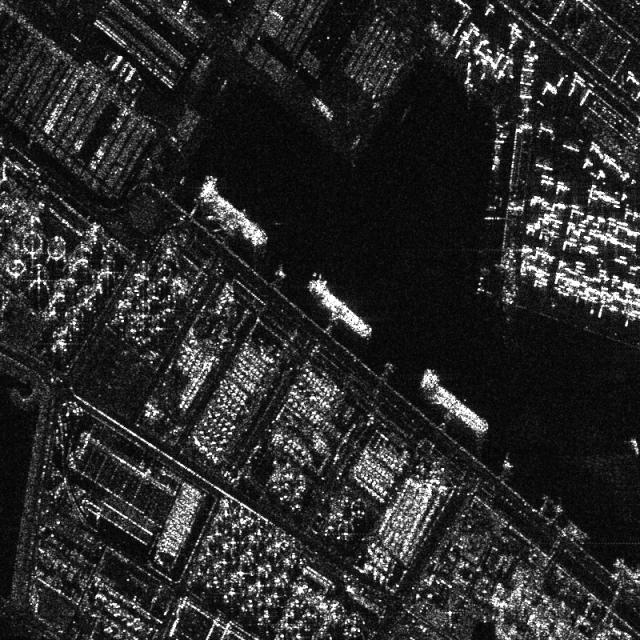
#> input picture images/1.jpg, 640 x 640 px; its folder holds only this picture in this run
$ jupyter execute --allow-errors clssification.ipynb   (shell and % lines are left out)
#> lines starting #> are read from the running program, lines starting #| are printed output that depends on the picture; after the words box and inside, x2 and y2 are one past the last pixel; in counts of white or black regions, pixels touching at a corner belong together
[cell 1]
import os
import cv2
import numpy as np
from scipy.ndimage import label
from sklearn.cluster import DBSCAN
from sklearn.cluster import KMeans
import matplotlib.pyplot as plt

## ЭТО ПРОРЫВ НО Я ХОЧУ ЕЩЕ - Кластеризация работает, но на воде есть процентаж ошибок(не находит корабли)

[cell 2]
import os
import argparse
import cv2
import numpy as np
import pandas as pd
from scipy.ndimage import label

# ---------------------------------------------------------------------------
# 1. Pre‑processing
# ---------------------------------------------------------------------------

# [121 lines left out: functions preprocess, detect_objects_advanced, split_image, process_image_adv, draw_objects, process_folder, not called in this run]

## ПРОБА ПЕРА (Пробуем прокидывать параметры исходя из процента черноты) - Тут проблема исключительно в том, что на воде он выделяет шум как объекты с этим надо что-то придумать Решение в tune_params - по играться с параметрами

[cell 3]
from __future__ import annotations
import os
import argparse
from typing import Tuple, List

import cv2
import numpy as np
import pandas as pd
from scipy.ndimage import label

# ---------------------------------------------------------------------------
# 1. Darkness metrics
# ---------------------------------------------------------------------------

def dark_ratio(img: np.ndarray, dark_thresh: int = 40) -> float:
    """Return fraction of pixels darker than *dark_thresh* (0‑255)."""
    return float((img < dark_thresh).sum()) / img.size


def image_dark_percent(image_path: str, dark_thresh: int = 40) -> float:
    """Decode image from disk and return percentage of dark pixels (0‑1)."""
    img = cv2.imdecode(np.fromfile(image_path, dtype=np.uint8),
                       cv2.IMREAD_GRAYSCALE)
    return dark_ratio(img, dark_thresh)


# [13 lines left out: function analyse_folder_darkness, not called in this run]

# ---------------------------------------------------------------------------
# 2. Pre‑processing
# ---------------------------------------------------------------------------

def preprocess(img: np.ndarray,
               brightness: float = 1.3,
               clahe_clip: float = 2.0,
               denoise_h: int = 20) -> np.ndarray:
    img = cv2.normalize(img, None, 0, 255, cv2.NORM_MINMAX)
    img = cv2.convertScaleAbs(img, alpha=brightness, beta=0)
    clahe = cv2.createCLAHE(clipLimit=clahe_clip, tileGridSize=(8, 8))
    img = clahe.apply(img)
    img = cv2.fastNlMeansDenoising(img, None, h=denoise_h,
                                   templateWindowSize=7, searchWindowSize=21)
    return img

# ---------------------------------------------------------------------------
# 3. Adaptive parameter tuning per tile
# ---------------------------------------------------------------------------

def tune_params(tile: np.ndarray,
                low: float = 0.40,
                mid: float = 0.20,
                area_min_urban: float = 0.001) -> Tuple[float, float]:
    dr = dark_ratio(tile)
    if dr > low:       # water‑heavy (mostly dark)
        return area_min_urban / 5, 1.5
    if dr > mid:       # mixed
        return area_min_urban / 2, 1.8
    return area_min_urban, 2.2  # urban / bright

# ---------------------------------------------------------------------------
# 4. Detection on a tile
# ---------------------------------------------------------------------------

def detect_objects(tile: np.ndarray,
                   area_thresh: float,
                   intensity_ratio: float) -> List[Tuple[int, int, int, int]]:
    pre = preprocess(tile)
    bin_img = cv2.adaptiveThreshold(pre, 255,
                                    cv2.ADAPTIVE_THRESH_GAUSSIAN_C,
                                    cv2.THRESH_BINARY, 51, -5)
    k = cv2.getStructuringElement(cv2.MORPH_ELLIPSE, (5, 5))
    bin_img = cv2.morphologyEx(bin_img, cv2.MORPH_OPEN, k, iterations=1)
    bin_img = cv2.morphologyEx(bin_img, cv2.MORPH_CLOSE, k, iterations=2)

    labeled, num = label(bin_img)
    objs = []
    min_pixels = int(area_thresh * tile.shape[0] * tile.shape[1])
    bg_med = np.median(tile)

    for i in range(1, num + 1):
        ys, xs = np.where(labeled == i)
        if xs.size < min_pixels:
            continue
        if tile[ys, xs].mean() < intensity_ratio * bg_med:
            continue
        objs.append((xs.min(), ys.min(), xs.max(), ys.max()))
    return objs

# ---------------------------------------------------------------------------
# 5. Tiling helper
# ---------------------------------------------------------------------------

def split_image(image: np.ndarray, max_tile_size=(2000, 2000)):
    h, w = image.shape
    if h <= max_tile_size[1] and w <= max_tile_size[0]:
        return [(image, 0, 0)]
    tw, th = max_tile_size
    tiles = []
    for y in range(0, h, th):
        for x in range(0, w, tw):
            tiles.append((image[y:y + th, x:x + tw], x, y))
    return tiles

# ---------------------------------------------------------------------------
# 6. High‑level wrappers
# ---------------------------------------------------------------------------

def process_image(image_path: str,
                  max_tile_size=(2000, 2000),
                  low: float = 0.40,
                  mid: float = 0.20,
                  area_min: float = 0.001):
    img = cv2.imdecode(np.fromfile(image_path, dtype=np.uint8),
                       cv2.IMREAD_GRAYSCALE)
    boxes = []
    for tile, xo, yo in split_image(img, max_tile_size):
        area_t, ratio_t = tune_params(tile, low, mid, area_min)
        for x1, y1, x2, y2 in detect_objects(tile, area_t, ratio_t):
            boxes.append((x1 + xo, y1 + yo, x2 + xo, y2 + yo))
    return boxes


def draw_objects(image_path: str, objects, output_path: str):
    img = cv2.imdecode(np.fromfile(image_path, dtype=np.uint8),
                       cv2.IMREAD_COLOR)
    for x1, y1, x2, y2 in objects:
        cv2.rectangle(img, (x1, y1), (x2, y2), (0, 255, 0), 2)
    cv2.imwrite(output_path, img)


def process_folder(input_folder: str,
                   output_folder: str,
                   max_tile_size=(2000, 2000),
                   low: float = 0.40,
                   mid: float = 0.20,
                   area_min: float = 0.001):
    os.makedirs(output_folder, exist_ok=True)
    summary = []
    for fname in os.listdir(input_folder):
        if not fname.lower().endswith(('.png', '.jpg', '.jpeg', '.bmp')):
            continue
        inp = os.path.join(input_folder, fname)

        # ---- darkness analysis ----
        pct_dark = image_dark_percent(inp) * 100
        if pct_dark > low * 100:
            scene = "water‑heavy"
        elif pct_dark > mid * 100:
            scene = "mixed"
        else:
            scene = "urban"
        print(f"{fname}: dark {pct_dark:.1f}% → {scene} params")

        # ---- detection ----
        boxes = process_image(inp, max_tile_size, low, mid, area_min)
        out = os.path.join(output_folder, f"{os.path.splitext(fname)[0]}_out.jpg")
        draw_objects(inp, boxes, out)
        summary.append({"image": fname,
                        "dark_%": pct_dark,
                        "objects": len(boxes),
                        "scene": scene,
                        "output": out})

    if summary:
        pd.DataFrame(summary).to_csv(os.path.join(output_folder, "summary.csv"),
                                     index=False)
        print("CSV summary saved → summary.csv")

# ---------------------------------------------------------------------------
# 7. CLI (defaults let you run with no flags)
# ---------------------------------------------------------------------------

if __name__ == "__main__":
    parser = argparse.ArgumentParser(description="Context‑aware SAR detector")
    parser.add_argument("--input", default="./images", help="Input folder with SAR images")
    parser.add_argument("--output", default="./out", help="Output folder for results")
    parser.add_argument("--tile", type=int, default=2000, help="Max tile size (pixels)")
    parser.add_argument("--low", type=float, default=0.40, help="Dark‑pixel ratio split for water‑heavy scene")
    parser.add_argument("--mid", type=float, default=0.20, help="Dark‑pixel ratio split for mixed scene")
    parser.add_argument("--area_min", type=float, default=0.001, help="Min blob area fraction for urban tiles")
    parser.add_argument("--brightness", type=float, default=1.3, help="Global brightness gain (alpha)")
    parser.add_argument("--denoise", type=int, default=20, help="fastNlMeans strength (higher = smoother)")
    args, _ = parser.parse_known_args()  # ignore extra args (e.g., Jupyter "-f")

    # patch preprocess defaults according to CLI knobs
    preprocess.__defaults__ = (args.brightness, 2.0, args.denoise)

    process_folder(args.input, args.output,
                   max_tile_size=(args.tile, args.tile),
                   low=args.low, mid=args.mid, area_min=args.area_min)
#> in image_dark_percent, img is the input picture: shape (640, 640); min 0, max 255, mean 42.9
#> in process_folder, `pct_dark = image_dark_percent(inp) * 100`: pct_dark = 68.86
#| 1.jpg: dark 68.9% → water‑heavy params
#> in split_image, `h, w = image.shape`: h = 640
#> the loop in process_image, `for tile, xo, yo in split_image(img, max_tile_size):` made 1 pass
#> (xo, yo, dr in tune_params, area_t, ratio_t) on pass 1: (0, 0, 0.689, 0.0002, 1.5)
#> pass 1, in preprocess, `img = cv2.convertScaleAbs(img, alpha=brightness, beta=0)`:
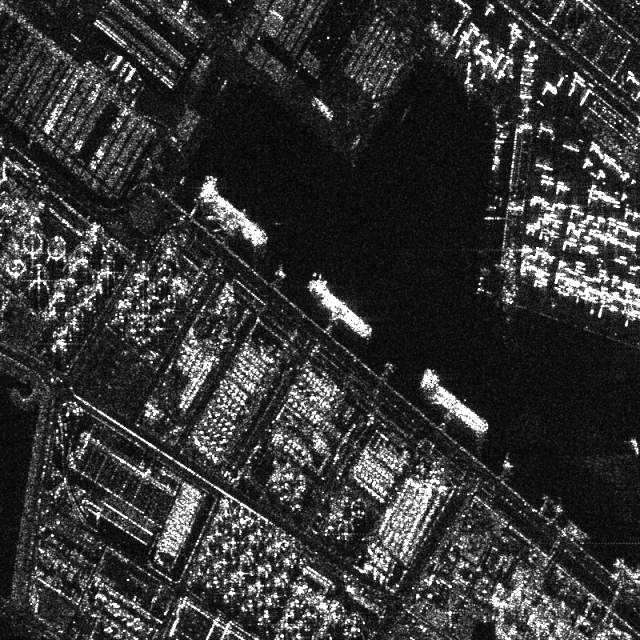
#> img: shape (640, 640); min 0, max 255, mean 54.1
#> pass 1, in preprocess, `img = clahe.apply(img)`:
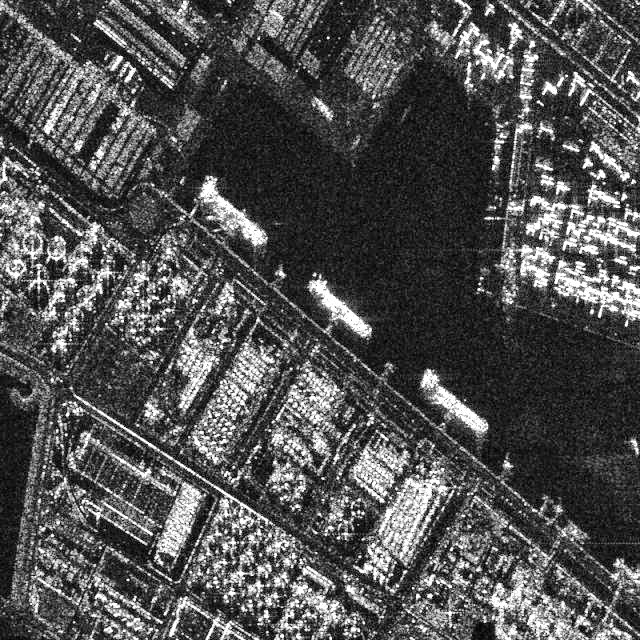
#> img: shape (640, 640); min 1, max 255, mean 81.1
#> pass 1, in detect_objects, `bin_img = cv2.adaptiveThreshold(pre, 255, cv2.ADAPTIVE_THRESH_GAUSSIAN..`:
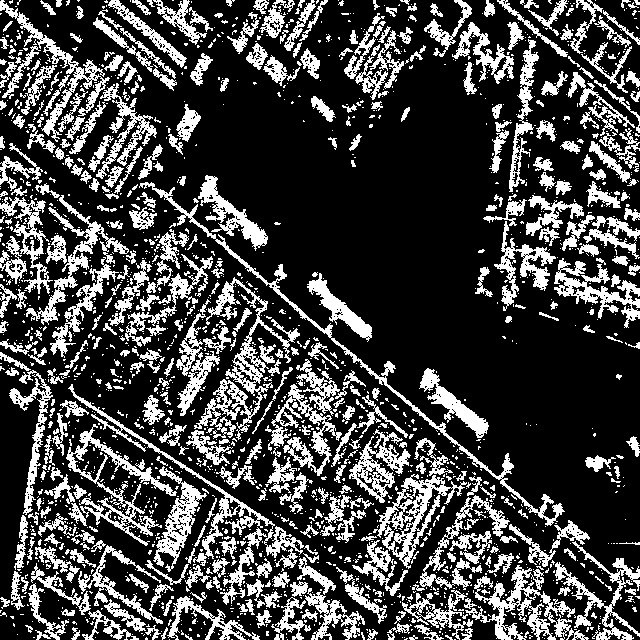
#> bin_img: shape (640, 640); 26.7% white; 2083 white regions (1652 under 20 px), largest, box (x1, y1, x2, y2) and area: (194, 277, 300, 440) 3294, (139, 182, 565, 526) 2826, (465, 565, 589, 640) 2826
#> after the loop in process_image, `for tile, xo, yo in split_image(img, max_tile_size):`: boxes = 124 items, first 6: (0, 0, 71, 60), (454, 0, 470, 14), (543, 0, 564, 26), (484, 3, 494, 15), (270, 9, 282, 19), (125, 15, 185, 60)
#> the loop in draw_objects, `for x1, y1, x2, y2 in objects:` made 124 passes
#> after the loop in draw_objects, `for x1, y1, x2, y2 in objects:`:
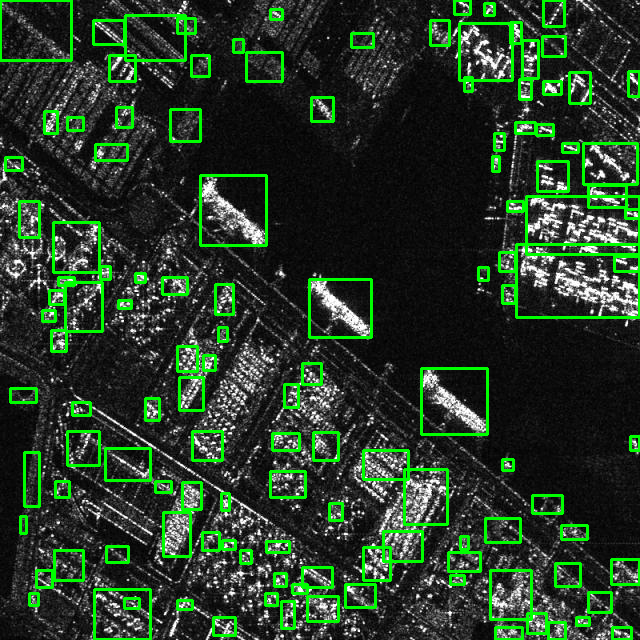
#> img: shape (640, 640, 3); mean B, G, R 38.3, 59.4, 38.3

[cell 4]
input_folder = "images"
output_folder = "output"
process_folder(input_folder, output_folder)
#| 1.jpg: dark 68.9% → water‑heavy params
#> call 2 of process_image, with image_path = 'images/1.jpg', max_tile_size = (2000, 2000), low = 0.4, mid = 0.2, area_min = 0.001
#> the loop in process_image (call 2), `for tile, xo, yo in split_image(img, max_tile_size):` made 1 pass
#> pass 1, in detect_objects (call 2), `bin_img = cv2.morphologyEx(bin_img, cv2.MORPH_OPEN, k, iterations=1)`:
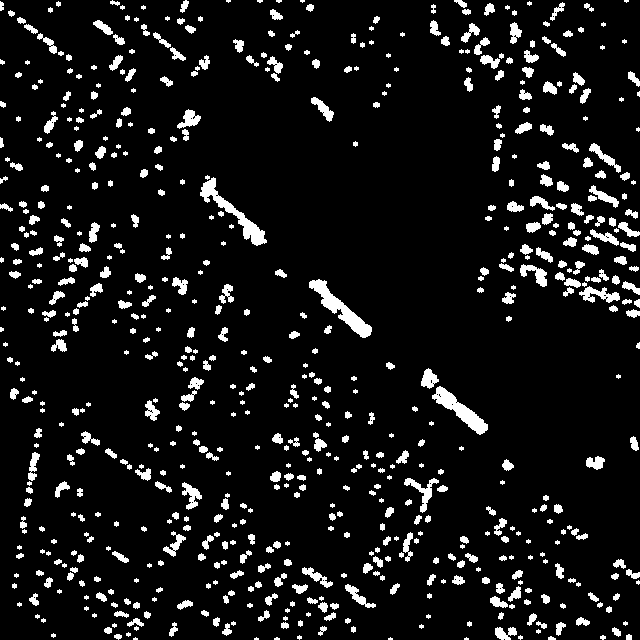
#> bin_img: shape (640, 640); 8.4% white; 678 white regions (200 under 20 px), largest, box (x1, y1, x2, y2) and area: (309, 279, 372, 338) 998, (200, 177, 267, 246) 952, (432, 386, 488, 435) 854
#> pass 1, in detect_objects (call 2), `bin_img = cv2.morphologyEx(bin_img, cv2.MORPH_CLOSE, k, iterations=2)`:
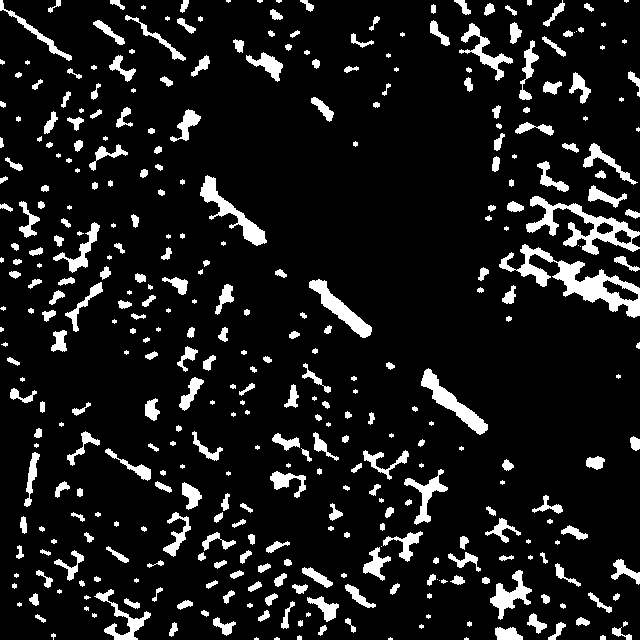
#> bin_img: shape (640, 640); 10.2% white; 379 white regions (87 under 20 px), largest, box (x1, y1, x2, y2) and area: (499, 244, 640, 318) 2734, (526, 196, 640, 255) 1994, (200, 175, 267, 246) 1150
#> pass 1, in detect_objects (call 2), `labeled, num = label(bin_img)`:
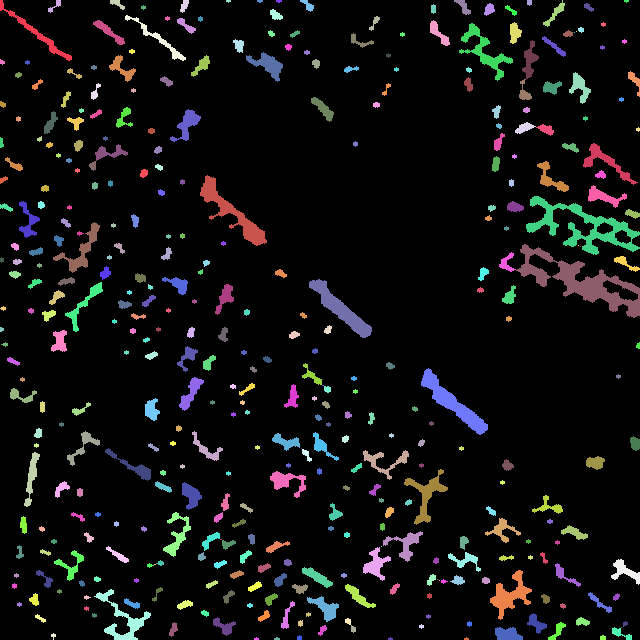
#> labeled: shape (640, 640) int32; 393 distinct labels, from 0 to 392; one colour per label, 0 black
#> the loop in draw_objects (call 2), `for x1, y1, x2, y2 in objects:` made 124 passes

## Без шума но очень криво

[cell 5]
# [61 lines left out: functions split_image, detect_objects, process_image, draw_objects, process_folder, not called in this run]

## Что то неплохое

[cell 6]
# [69 lines left out: functions split_image, detect_objects, process_image, draw_objects, not called in this run]

def process_folder(input_folder, output_folder, max_tile_size=(2000, 2000)):
    if not os.path.exists(output_folder):
        os.makedirs(output_folder)

    for filename in os.listdir(input_folder):
        if filename.lower().endswith(('.png', '.jpg', '.jpeg', '.bmp')):
            input_path = os.path.join(input_folder, filename)
            output_path = os.path.join(output_folder, f"{os.path.splitext(filename)[0]}_out.bmp")

            objects = process_image(input_path, max_tile_size)
            draw_objects(input_path, objects, output_path)
            print(f"Processed: {filename} -> {output_path}")

[cell 7]
# Функция для рисования объектов (прямоугольников) на изображении
# [5 lines left out: function draw_objects, not called in this run]

# Функция для обработки изображения и извлечения объектов
def process_image(image_path, n_clusters=3):
    # 1. Загрузка данных
    sar_image = cv2.imread(image_path, cv2.IMREAD_GRAYSCALE)
    if sar_image is None:
        raise ValueError(f"Не удалось загрузить файл: {image_path}")

    # 2. Предобработка
    denoised_image = cv2.medianBlur(sar_image, 5)
    normalized_image = (denoised_image - np.min(denoised_image)) / (np.max(denoised_image) - np.min(denoised_image))

    # 3. Кластеризация
    pixels = normalized_image.reshape(-1, 1)
    kmeans = KMeans(n_clusters=n_clusters, random_state=42)
    kmeans.fit(pixels)
    labels = kmeans.labels_.reshape(normalized_image.shape)

    # 4. Постобработка и извлечение объектов
    objects = []
    for cluster_id in range(1, n_clusters):  # Пропускаем кластер 0 (фон)
        binary_mask = (labels == cluster_id).astype(np.uint8)
        binary_mask = cv2.morphologyEx(binary_mask, cv2.MORPH_OPEN, np.ones((5, 5), np.uint8))

        # Находим контуры объектов
        contours, _ = cv2.findContours(binary_mask, cv2.RETR_EXTERNAL, cv2.CHAIN_APPROX_SIMPLE)
        for contour in contours:
            if cv2.contourArea(contour) > 100:  # Фильтр по минимальной площади
                x, y, w, h = cv2.boundingRect(contour)
                objects.append((x, y, x + w, y + h))

    return objects

# Основная функция для обработки одного файла
def process_and_visualize(image_path, output_path, n_clusters=3):
    # Обработка изображения и получение объектов
    objects = process_image(image_path, n_clusters=n_clusters)

    # Рисование объектов на изображении
    draw_objects(image_path, objects, output_path)
    print(f"Processed: {image_path} -> {output_path}")

    # Визуализация (опционально)
    sar_image = cv2.imread(image_path, cv2.IMREAD_GRAYSCALE)
    segmented_image = cv2.imread(output_path, cv2.IMREAD_GRAYSCALE)

    plt.figure(figsize=(10, 5))
    plt.subplot(1, 2, 1)
    plt.title("Исходное изображение")
    plt.imshow(sar_image, cmap="gray")
    plt.axis("off")

    plt.subplot(1, 2, 2)
    plt.title("Сегментация с объектами")
    plt.imshow(cv2.cvtColor(cv2.imread(output_path), cv2.COLOR_BGR2RGB))
    plt.axis("off")

    plt.tight_layout()
    plt.show()

# Пример использования
#> (the rest of this cell did not finish here and is left out)

## Нейронка попробовал DeepLabV3+ она нам не подходит.

[cell 8]
input_folder = "images"
output_folder = "output"
#> (the rest of this cell did not finish here and is left out)

#> call 2 of process_image, with image_path = 'images/1.jpg', n_clusters = (2000, 2000)
#> in process_image (call 2), `denoised_image = cv2.medianBlur(sar_image, 5)`:
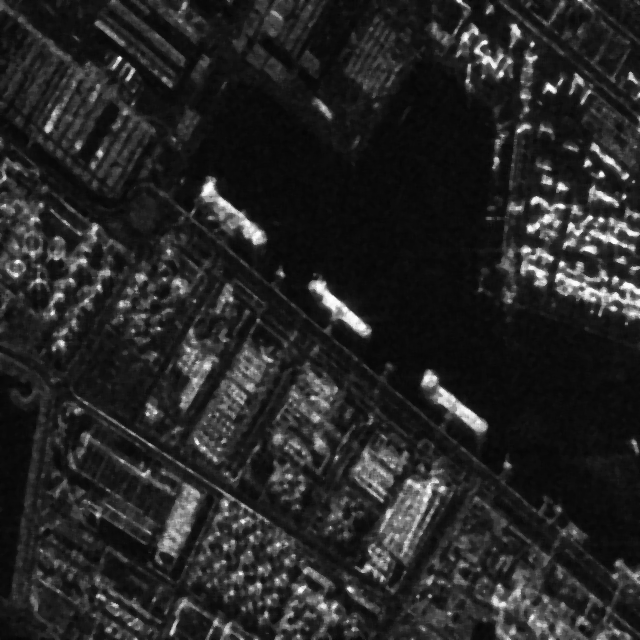
#> denoised_image: shape (640, 640); min 5, max 255, mean 38.1
